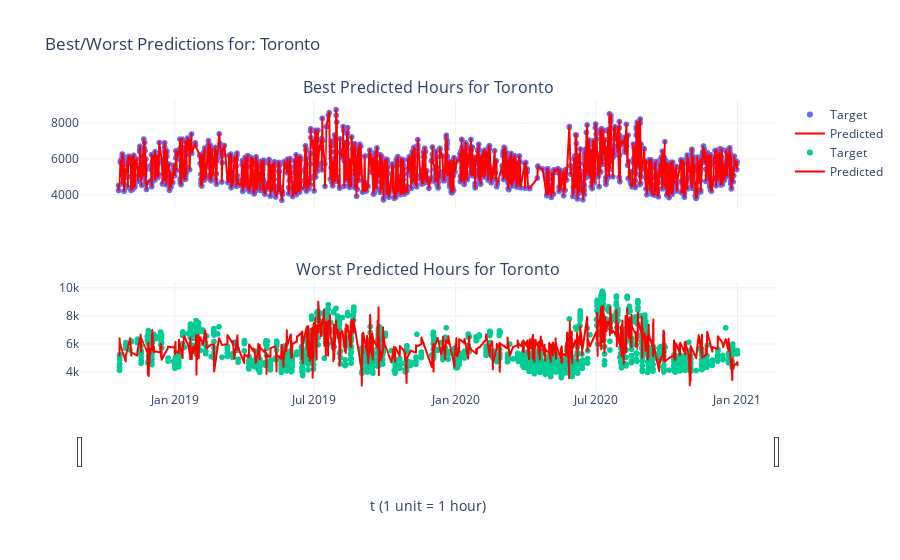

Notebook code cell kept with this figure:
### Code cell
#@markdown plot best/worst predictions
from plotly.subplots import make_subplots

hours = 168*10 # hours in a week
sorted_best_predicted = best_predicted.iloc[:hours].sort_index()
sorted_worst_predicted = worst_predicted.iloc[:hours].sort_index()


fig = make_subplots(rows=2, cols=1, shared_xaxes=True, subplot_titles=(f'Best Predicted Hours for {target}',f'Worst Predicted Hours for {target}'))

# best predicted
fig.append_trace(go.Scattergl(
    x=sorted_best_predicted.DateTime,
    y=sorted_best_predicted[target],
    name='Target',
    mode='markers',
    # line_color='blue'
), row=1, col=1)

fig.append_trace(go.Scattergl(
    x=sorted_best_predicted.DateTime,
    y=sorted_best_predicted[target],
    name='Predicted',
    line_color='red'
), row=1, col=1)


# worst predicted
fig.append_trace(go.Scattergl(
    x=sorted_worst_predicted.DateTime,
    y=sorted_worst_predicted[target],
    name='Target',
    mode='markers',
    # line_color='blue'
), row=2, col=1)

fig.append_trace(go.Scattergl(
    x=sorted_worst_predicted.DateTime,
    y=sorted_worst_predicted.pred,
    name='Predicted',
    line_color='red'
), row=2, col=1)


fig.update_layout(
    title=f"Best/Worst Predictions for: {target}",

    # yaxis_title="Energy Demand",
    template="plotly_white",
)

fig.update_xaxes(
    title="t (1 unit = 1 hour)",
    rangeslider_visible=True, row=2, col=1)


# https://stackoverflow.com/questions/77370313/plotting-subplots-with-a-shared-slider-in-python
fig.show()
fig.write_html(f'./outputs/xgb_mt1r1_pred_eval.html')

### Figure 1 — Plotly figure (JSON) as saved in the notebook; plotly's stock layout.template omitted (floating-point values rounded to 4 significant figures; data arrays with more than 128 entries replaced by an {"elided": "..."} marker saying what was removed)
{"data": [{"mode": "markers", "name": "Target", "type": "scattergl", "x": {"elided": "1680 str values"}, "xaxis": "x", "y": {"elided": "1680 float values"}, "yaxis": "y"}, {"line": {"color": "red"}, "name": "Predicted", "type": "scattergl", "x": {"elided": "1680 str values"}, "xaxis": "x", "y": {"elided": "1680 float values"}, "yaxis": "y"}, {"mode": "markers", "name": "Target", "type": "scattergl", "x": {"elided": "1680 str values"}, "xaxis": "x2", "y": {"elided": "1680 float values"}, "yaxis": "y2"}, {"line": {"color": "red"}, "name": "Predicted", "type": "scattergl", "x": {"elided": "1680 str values"}, "xaxis": "x2", "y": {"elided": "1680 float values"}, "yaxis": "y2"}], "layout": {"annotations": [{"font": {"size": 16}, "showarrow": false, "text": "Best Predicted Hours for Toronto", "x": 0.5, "xanchor": "center", "xref": "paper", "y": 1, "yanchor": "bottom", "yref": "paper"}, {"font": {"size": 16}, "showarrow": false, "text": "Worst Predicted Hours for Toronto", "x": 0.5, "xanchor": "center", "xref": "paper", "y": 0.375, "yanchor": "bottom", "yref": "paper"}], "title": {"text": "Best/Worst Predictions for: Toronto"}, "xaxis": {"anchor": "y", "domain": [0, 1], "matches": "x2", "showticklabels": false}, "xaxis2": {"anchor": "y2", "domain": [0, 1], "rangeslider": {"visible": true}, "title": {"text": "t (1 unit = 1 hour)"}}, "yaxis": {"anchor": "x", "domain": [0.625, 1]}, "yaxis2": {"anchor": "x2", "domain": [0, 0.375]}}}
